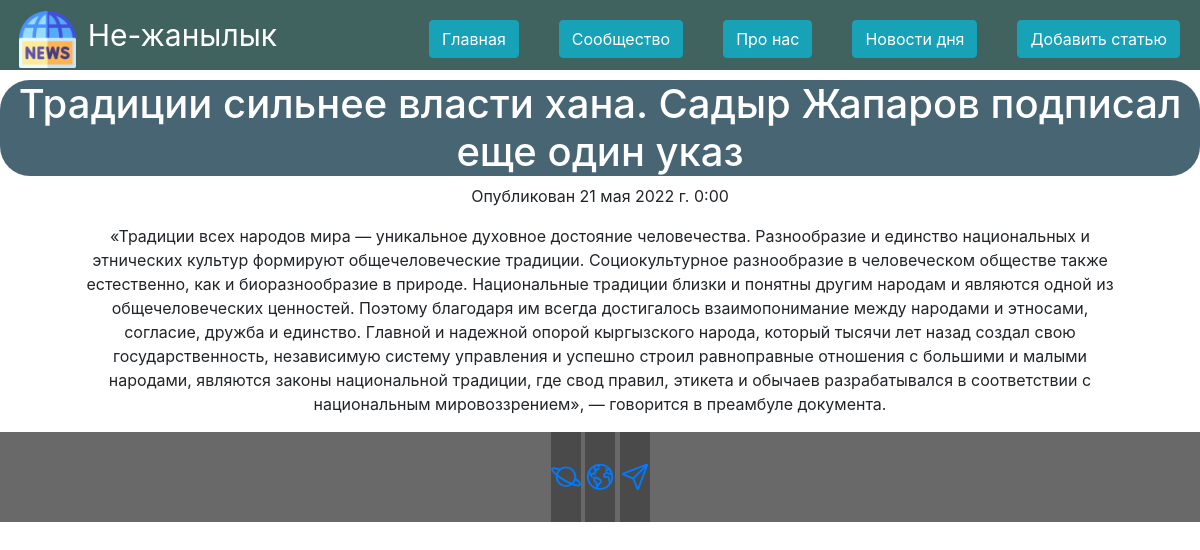
The page /news/8 on the database as committed earlier.
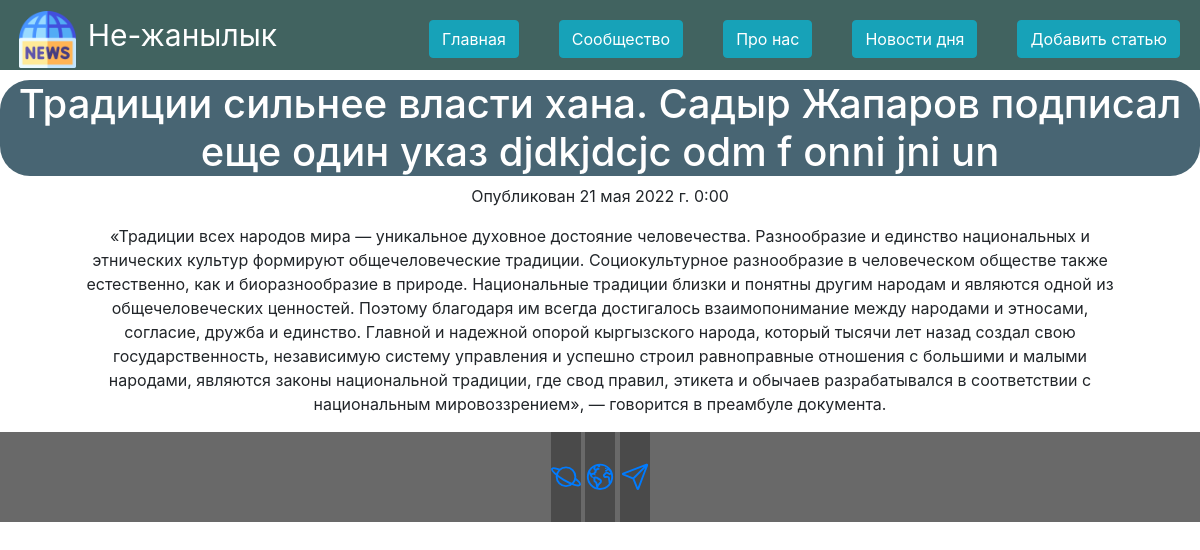
The same page on the database as committed later.
### news/models.py (models this page shows, shortened)
class Articles(models.Model):
    title = models.CharField('Название', max_length=100)
    anons = models.CharField('Анонс', max_length=150)
    full_text = models.TextField('Статья')
    date = models.DateTimeField('Дата публикации')
    class Meta:
        verbose_name = 'Новость'
        verbose_name_plural = 'Новости'

### news/views.py (the view)
# urls.py: path('<int:pk>', views.NewsDetalView.as_view(), name='news-detail'),
class NewsDetalView(DetailView):
    model = Articles
    template_name = 'details_view.html'
    context_object_name = 'article'

### news/templates/details_view.html (shortened to what this page needs)
{% extends 'main/layout.html' %}
{% load static %}
{% block content %}
    <div class="features">
        <div class="detail">
            <h1>{{ article.title }}</h1>
            <p>Опубликован {{ article.date }}</p>
            <p>{{ article.full_text }}</p>
        </div>
    </div>
{% endblock %}

Rows that differ between the two databases and show on the page:
changed Articles: title "Традиции сильнее власти хана. Садыр Жапаров подписал еще один указ" → "Традиции сильнее власти хана. Садыр Жапаров подписал еще один указ djdkjdcjc odm f onni jni un"
